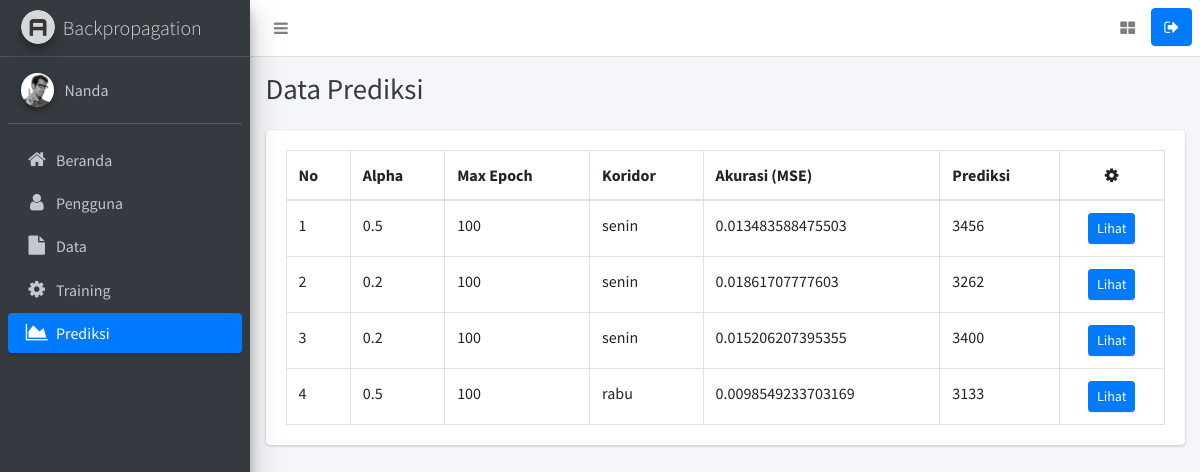
Page /prediksi on the committed database.
### tables this page shows
CREATE TABLE `prediksi` (
  `id` int(11) NOT NULL,
  `id_bobot` int(11) NOT NULL,
  `hasil` double NOT NULL,
  `denormalisasi_hasil` double NOT NULL
);

CREATE TABLE `inisialisasi` (
  `id_in` int(11) NOT NULL,
  `alpha` double NOT NULL,
  `jumlah` enum('70','80','90','100') NOT NULL,
  `variasi_hidden` enum('5','8','12') NOT NULL,
  `max_epoch` int(11) NOT NULL,
  `koridor` enum('senin','selasa','rabu','kamis','jumat','sabtu','minggu') NOT NULL DEFAULT 'senin',
  `input` text NOT NULL,
  `hidden` text NOT NULL
);

CREATE TABLE `akurasi` (
  `id` int(11) NOT NULL,
  `id_bobot` int(11) NOT NULL,
  `hasil_prediksi` text NOT NULL,
  `target` text NOT NULL,
  `denormalisasi` text NOT NULL,
  `targeta` text NOT NULL,
  `mses` text NOT NULL
);

### application/controllers/PrediksiController.php (called while the page is built, shortened)
<?php
class PrediksiController extends CI_Controller
{
	public function __construct()
	{
		$this->load->model('Model');
	}
	public function index()
	{
		$data = array(
			'prediksi' => $this->Model->getPrediksi()
		);
		$this->load->view('template/header');
		$this->load->view('prediksi/index', $data);
		$this->load->view('template/footer');
	}
}

### index.php (called while the page is built, shortened)
<?php
require_once BASEPATH.'core/CodeIgniter.php';

### application/models/Model.php (called while the page is built, shortened)
<?php
class Model extends CI_Model{
	public function getPrediksi(){
		$this->db->from('prediksi');
		$this->db->join('bobot_baru','bobot_baru.id = prediksi.id_bobot');
		$this->db->join('inisialisasi','inisialisasi.id_in = bobot_baru.id_inisial');
		$this->db->join('akurasi','akurasi.id_bobot = bobot_baru.id');
		$query = $this->db->get();
		return $query->result_array();
	}
}

### application/views/prediksi/index.php (the view, shortened to what this page needs)
<div class="content-header">
	<div class="container-fluid">
		<div class="row mb-2">
			<div class="col-sm-6">
				<h1 class="m-0 text-dark">Data Prediksi</h1>
			</div>
		</div>
	</div>
</div>
<div class="content">
	<div class="container-fluid">
		<div class="row">
			<div class="col-md-12 col-sm-12 col-xs-12">
				<div class="card">
					<div class="card-body">
						<table class="table table-bordered">
							<thead>
							<tr>
								<th>No</th>
								<th>Alpha</th>
								<th>Max Epoch</th>
								<th>Koridor</th>
								<th>Akurasi (MSE)</th>
								<th>Prediksi</th>
								<th class="text-center"><i class="fa fa-gear"></i></th>
							</tr>
							</thead>
							<tbody>
							<?php
							foreach($prediksi as $key=>$value):
								?>
								<tr>
									<td><?= $key+1 ?></td>
									<td><?= $value['alpha'] ?></td>
									<td><?= $value['max_epoch'] ?></td>
									<td><?= $value['koridor'] ?></td>
									<td>
										<?php
										if($value['mses'] == null):
											?>
											<span class="badge badge-danger">Belum dihitung</span>
										<?php
										else:
											echo $value['mses'];
										endif
										?>
									</td>
									<td><?= round($value['denormalisasi_hasil']) ?></td>
									<td class="text-center"><a href="<?= base_url('prediksi/lihat/'.$value['id_inisial']) ?>" class="btn btn-sm btn-primary">Lihat</a></td>
								</tr>
							<?php
							endforeach;
							?>
							</tbody>
						</table>
					</div>
				</div>
			</div>
		</div>
	</div>
</div>

### application/views/template/header.php (shortened to what this page needs)
<!DOCTYPE html>
<html>
<head>
	<link rel="stylesheet" href="<?= base_url() ?>assets/plugins/font-awesome/css/font-awesome.min.css">
	<link rel="stylesheet" href="https://code.ionicframework.com/ionicons/2.0.1/css/ionicons.min.css">
	<link rel="stylesheet" href="<?= base_url() ?>assets/dist/css/adminlte.min.css">
	<link rel="stylesheet" href="<?= base_url() ?>assets/dist/css/custom.css">
	<link rel="stylesheet" href="<?= base_url() ?>assets/plugins/iCheck/flat/blue.css">
	<link rel="stylesheet" href="<?= base_url() ?>assets/plugins/morris/morris.css">
	<link rel="stylesheet" href="<?= base_url() ?>assets/plugins/jvectormap/jquery-jvectormap-1.2.2.css">
	<link rel="stylesheet" href="<?= base_url() ?>assets/plugins/datepicker/datepicker3.css">
	<link rel="stylesheet" href="<?= base_url() ?>assets/plugins/daterangepicker/daterangepicker-bs3.css">
	<link rel="stylesheet" href="<?= base_url() ?>assets/plugins/bootstrap-wysihtml5/bootstrap3-wysihtml5.min.css">
	<link rel="stylesheet" href="<?= base_url() ?>assets/plugins/datatables/dataTables.bootstrap4.min.css">
</head>
<body class="hold-transition sidebar-mini <?php
if ($this->uri->segment(2) == 'lihat') {
	echo 'sidebar-collapse';
}if ($this->uri->segment(1) == 'data') {
	echo 'sidebar-collapse';
}
?>" style="overflow: hidden;">
<div class="wrapper">
	<nav class="main-header navbar navbar-expand bg-white navbar-light border-bottom" >
		<ul class="navbar-nav">
			<li class="nav-item">
				<a class="nav-link" data-widget="pushmenu" href="#"><i class="fa fa-bars"></i></a>
			</li>
		</ul>
		<ul class="navbar-nav ml-auto">
			<li class="nav-item">
				<a class="nav-link" data-widget="control-sidebar" data-slide="true" href="#"><i
							class="fa fa-th-large"></i></a>
			</li>
			<li class="nav-item">
				<a href="<?= base_url('logout') ?>" class="btn btn-primary" onclick="return confirm('Logout? ')"><i
							class="fa fa-sign-out"></i></a>
			</li>
		</ul>
	</nav>
	<aside class="main-sidebar sidebar-dark-primary elevation-4" >
		<a href="<?= base_url() ?>" class="brand-link">
			<img src="<?= base_url() ?>assets/dist/img/AdminLTELogo.png" alt="AdminLTE Logo"
				 class="brand-image img-circle elevation-3"
				 style="opacity: .8">
			<span class="brand-text font-weight-light">Backpropagation</span>
		</a>
		<div class="sidebar">
			<div class="user-panel mt-3 pb-3 mb-3 d-flex">
				<div class="image">
					<img src="<?= base_url() ?>assets/dist/img/user2-160x160.jpg" class="img-circle elevation-2"
						 alt="User Image">
				</div>
				<div class="info">
					<a href="#" class="d-block">Nanda</a>
				</div>
			</div>
			<nav class="mt-2">
				<ul class="nav nav-pills nav-sidebar flex-column" data-widget="treeview" role="menu"
					data-accordion="false">
					<li class="nav-item">
						<a href="<?= base_url('') ?>"
						   class="nav-link <?php if ($this->uri->segment('1') == '') echo 'active' ?>">
							<i class="nav-icon fa fa-home"></i>
							<p class="text">Beranda</p>
						</a>
					</li>
					<li class="nav-item">
						<a href="<?= base_url('pengguna') ?>"
						   class="nav-link <?php if ($this->uri->segment('1') == 'pengguna') echo 'active' ?>">
							<i class="nav-icon fa fa-user"></i>
							<p class="text">Pengguna</p>
						</a>
					</li>
					<li class="nav-item">
						<a href="<?= base_url('data') ?>"
						   class="nav-link <?php if ($this->uri->segment('1') == 'data') echo 'active' ?>">
							<i class="nav-icon fa fa-file"></i>
							<p class="text">Data</p>
						</a>
					</li>
					<li class="nav-item">
						<a href="<?= base_url('training') ?>"
						   class="nav-link <?php if ($this->uri->segment('1') == 'training') echo 'active' ?>">
							<i class="nav-icon fa fa-gear"></i>
							<p class="text">Training</p>
						</a>
					</li>
					<li class="nav-item">
						<a href="<?= base_url('prediksi') ?>"
						   class="nav-link <?php if ($this->uri->segment('1') == 'prediksi') echo 'active' ?>">
							<i class="nav-icon fa fa-area-chart"></i>
							<p class="text">Prediksi</p>
						</a>
					</li>
				</ul>
			</nav>
		</div>
	</aside>
	<div class="content-wrapper">

### application/views/template/footer.php (shortened to what this page needs)
</div>
</div>
</body>
</html>

### rows in the picture
prediksi: inisialisasi.alpha "0.5", inisialisasi.max_epoch "100", inisialisasi.koridor "senin", akurasi.mses "0.013483588475503", denormalisasi_hasil "3456"
prediksi: inisialisasi.alpha "0.2", inisialisasi.max_epoch "100", inisialisasi.koridor "senin", akurasi.mses "0.01861707777603", denormalisasi_hasil "3262"
prediksi: inisialisasi.alpha "0.2", inisialisasi.max_epoch "100", inisialisasi.koridor "senin", akurasi.mses "0.015206207395355", denormalisasi_hasil "3400"
prediksi: inisialisasi.alpha "0.5", inisialisasi.max_epoch "100", inisialisasi.koridor "rabu", akurasi.mses "0.0098549233703169", denormalisasi_hasil "3133"
